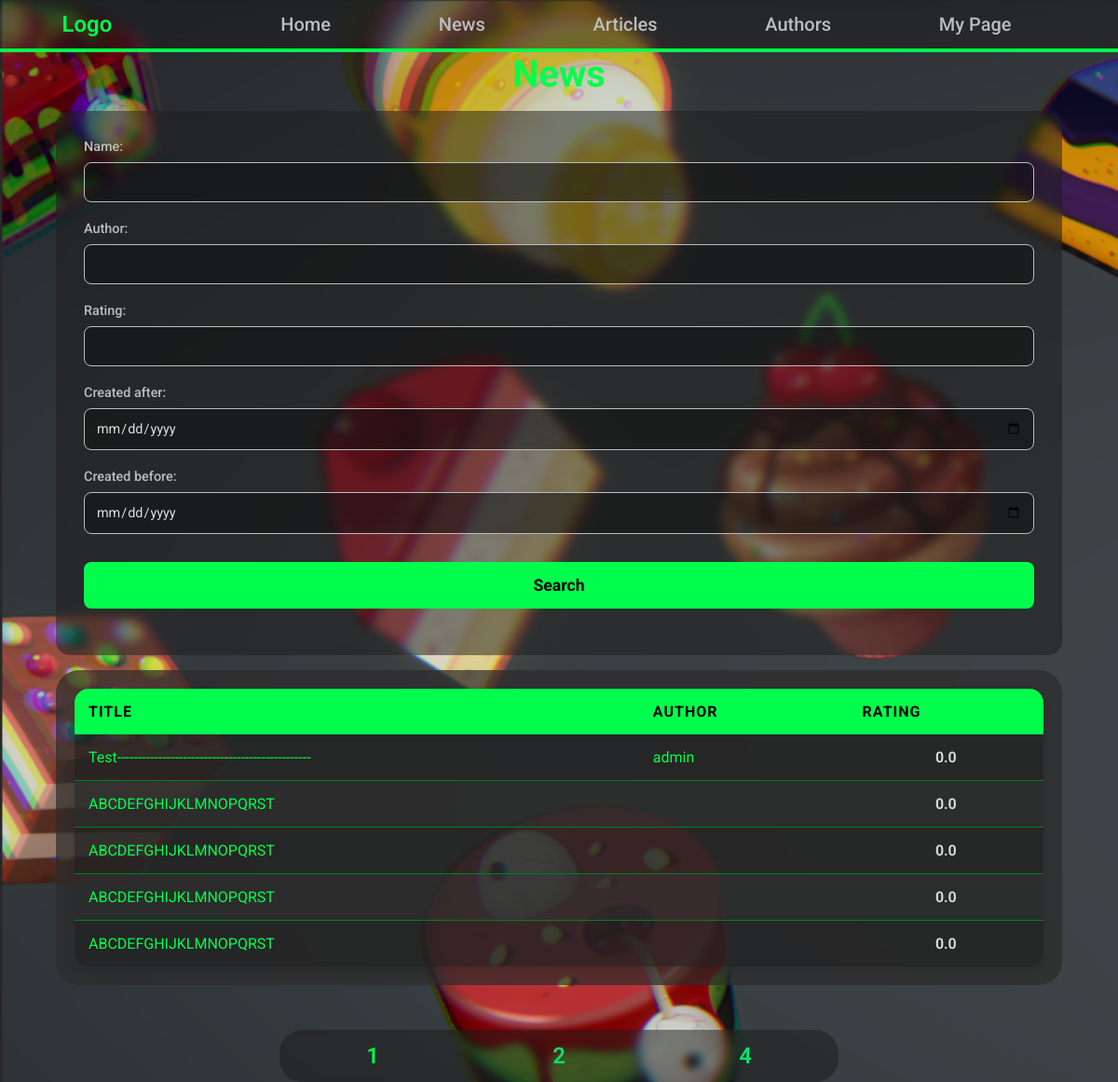
Page /main/news/ on the committed database.
### newsportal/models.py (models this page shows, shortened)
class Post(models.Model):
    title = models.CharField(max_length=255)
    content = models.TextField(max_length=15000)
    creation_date = models.DateTimeField(auto_now=True)
    author = models.ForeignKey("Author", on_delete=models.CASCADE, blank=True, null=True)

class RatingSystem(models.Model):
    rating = models.FloatField(default=0)
    likes = models.IntegerField(default=0)
    dislikes = models.IntegerField(default=0)
    class Meta:
        abstract = True

class News(Post, RatingSystem):
    def __str__(self) -> str:
        return f"News: {self.title} by {self.author}"
    def get_absolute_url(self):
        return reverse('New_Detail', args=[str(self.pk)])

class Post(models.Model):
    title = models.CharField(max_length=255)
    content = models.TextField(max_length=15000)
    creation_date = models.DateTimeField(auto_now=True)
    author = models.ForeignKey("Author", on_delete=models.CASCADE, blank=True, null=True)

class Author(RatingSystem, models.Model):
    user = models.OneToOneField(User, on_delete=models.CASCADE)
    Author_Account_creation_date = models.DateTimeField(auto_now=True)

### newsportal/views.py (the view)
# urls.py: path('news/', New_List.as_view(), name="New_List"),
class New_List(ListView):
    model = News
    template_name = "newsportal/News/News_List.html"
    context_object_name = 'news'
    ordering = ["-creation_date"]
    paginate_by = 5
    def get_queryset(self):
        queryset = super().get_queryset()
        self.filter = NewsFilter(self.request.GET, queryset)
        return self.filter.qs
    def get_context_data(self, **kwargs):
        context = super().get_context_data(**kwargs)
        context['filterset'] = self.filter
        return context

### templates/newsportal/News/News_List.html (shortened to what this page needs)
{% extends "default.html" %}
{% block Main%}
<h1 class="Text-Align-Center">News</h1>
<form action="" method="get" class="filter-form">
    <div class="filter-row">
        <div class="filter-field">
            {{ filterset.form.title.label_tag }}
            {{ filterset.form.title }}
        </div>
        <div class="filter-field">
            {{ filterset.form.author.label_tag }}
            {{ filterset.form.author }}
        </div>
        <div class="filter-field">
            {{ filterset.form.rating.label_tag }}
            {{ filterset.form.rating }}
        </div>
        <div class="filter-field">
            {{ filterset.form.creation_date__gte.label_tag }}
            {{ filterset.form.creation_date__gte }}
        </div>
        <div class="filter-field">
            {{ filterset.form.creation_date__lte.label_tag }}
            {{ filterset.form.creation_date__lte }}
        </div>
        <div class="filter-field">
            <input type="submit" value="Search" class="btn btn-primary" />
        </div>
    </div>
</form>
<div class="newsportal-Wrap">
    <Table>
        <thead>
            <tr>
                <th class="width-50-percent">Title</th>
                <th>Author</th>
                <th>Rating</th>
            </tr>
        </thead>
        <tbody>
            {% for n in news %}
            <tr>
                <td><a href="http://127.0.0.1:8000/main/news/{{n.id}}">{{ n.title }}</a></td>
                <td><a href="http://127.0.0.1:8000/main/authors/{{n.author.id}}">{{ n.author.user.username }}</a></td>
                <td class="Text-Align-Center Text-Weight-600">{{ n.rating }}</td>
            </tr>
            {% endfor %}
        </tbody>
    </Table>
</div>
<div class="newsportal-NextPagesLinks-Wrap">
   <p>{{ page_obj.number }}</p>
   {% if page_obj.has_next %}
       <a href="?page={{ page_obj.next_page_number }}">{{ page_obj.next_page_number }}</a>
       {% if paginator.num_pages != page_obj.next_page_number %}
           <a href="?page={{ page_obj.paginator.num_pages }}">{{ page_obj.paginator.num_pages }}</a>
       {% endif %}
   {% endif %}
</div>
{% endblock Main%}

### static/style.css (style rules this page uses)
:root { --primary-color: #00ff4c; --primary-color-dark: #00e66f; --background-color: #1212128c; --surface-color: rgba(28, 28, 28, 0.5); --surface-color-less-transparent: rgba(44, 44, 44, 0.7); --text-primary: #E0E0E0; --text-secondary: #BDBDBD; --error-color: #E74C3C; }
* { font-size: 2vh; font-weight: 400; font-family: 'Roboto', sans-serif; color: var(--text-primary); box-sizing: border-box; }
html { height: 100%; }
body { background: url(BG.png) repeat; background-size: calc(3440px * 1.1) calc(1440px * 1.1); padding: 0; margin: 0; animation: BGAnim 150s ease-in-out infinite; }
h1, h2, h3 { margin: 0; padding: 0; }
h1 { color: var(--primary-color); font-weight: 700; font-size: 5vh; }
a { text-decoration: none; color: var(--primary-color); transition: color 0.2s ease-in-out; }
.Text-Align-Center { text-align: center; }
.Text-Weight-600 { font-weight: 600; }
.newsportal-Wrap { background-color: var(--surface-color-less-transparent); width: 90%; padding: 20px; border-radius: 25px; margin: auto; }
.newsportal-Wrap table { width: 100%; border-collapse: collapse; border-radius: 15px; overflow: hidden; box-shadow: 0 4px 8px rgba(0, 0, 0, 0.1); }
.newsportal-Wrap table tr th { padding: 15px; background-color: var(--primary-color); color: black; font-weight: 700; text-align: left; text-transform: uppercase; letter-spacing: 1px; }
.newsportal-Wrap table tbody tr { transition: background-color 0.25s, transform 0.25s; border-bottom: 1px solid color-mix(in srgb, var(--primary-color) 50%, black); }
.newsportal-Wrap table tbody tr:last-child { border-bottom: none; }
.newsportal-Wrap table tbody tr:nth-of-type(even) { background-color: var(--surface-color-less-transparent); }
.newsportal-Wrap table tbody tr:nth-of-type(odd) { background-color: var(--surface-color); }
.newsportal-Wrap table tbody td { padding: 15px; vertical-align: middle; }
.filter-form, .edit-post-wrap, .delete-post-wrap { width: 90%; margin: 2vh auto; padding: 30px; background-color: var(--surface-color); border-radius: 15px; backdrop-filter: blur(5px); }
.filter-field, .edit-post-form-field { margin-bottom: 20px; }
.filter-field label, .edit-post-form-field label { display: block; margin-bottom: 8px; color: var(--text-secondary); font-size: 1.8vh; font-weight: 500; }
.filter-field input, .filter-field select, .edit-post-form-field input, .edit-post-form-field textarea { width: 100%; padding: 12px; border-radius: 8px; border: 1px solid var(--text-secondary); background-color: var(--background-color); color: var(--text-primary); font-size: 1.8vh; box-sizing: border-box; }
input[type="submit"], .MyPage-Logout-Wrap button { width: 100%; padding: 15px; border: none; border-radius: 8px; background-color: var(--primary-color); color: #000; font-size: 2.2vh; font-weight: 700; cursor: pointer; transition: all 0.25s ease-in-out; margin-top: 10px; }
.newsportal-NextPagesLinks-Wrap { width: 90%; max-width: 600px; height: 7vh; display: flex; justify-content: space-around; align-items: center; background-color: var(--surface-color); border-radius: 25px; backdrop-filter: blur(4px); margin: auto; margin-top: 6vh; }
.newsportal-NextPagesLinks-Wrap a, .newsportal-NextPagesLinks-Wrap p { color: var(--primary-color); font-size: 3vh; font-weight: 600; transition: all 0.25s; }
.newsportal-NextPagesLinks-Wrap a { color: var(--primary-color-dark); }

### rows in the picture
News: title "Test-----------------------------------------------", author.user.username "admin", rating "0.0"
News: title "ABCDEFGHIJKLMNOPQRST", rating "0.0"
News: title "ABCDEFGHIJKLMNOPQRST", rating "0.0"
News: title "ABCDEFGHIJKLMNOPQRST", rating "0.0"
News: title "ABCDEFGHIJKLMNOPQRST", rating "0.0"

### other values in the picture
{{ filterset.form.title.label_tag }} "Name:"
{{ filterset.form.author.label_tag }} "Author:"
{{ filterset.form.rating.label_tag }} "Rating:"
{{ filterset.form.creation_date__gte.label_tag }} "Created after:"
{{ filterset.form.creation_date__lte.label_tag }} "Created before:"
{{ page_obj.number }} "1"
{{ page_obj.next_page_number }} "2"
{{ page_obj.paginator.num_pages }} "4"
